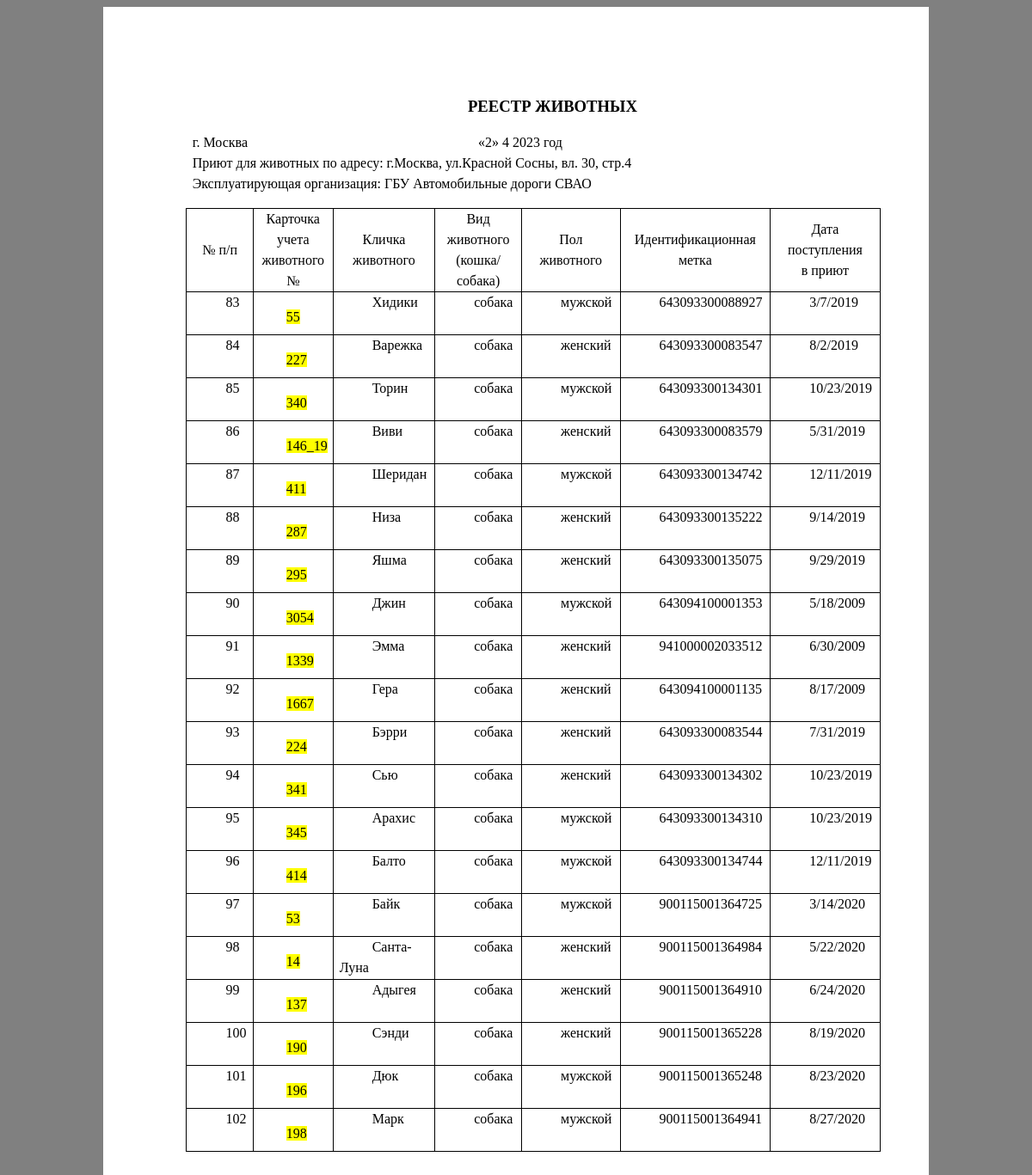
Page /pril4_for_krasnsosn.php on the committed database.
### pril4_for_krasnsosn.php (the view, shortened to what this page needs)
<html>
<?php
require_once('ConnectDB.php');
$sql = "SELECT * FROM `TABLE 1` WHERE `адрес приюта` LIKE '%Красной Сосны%' ";
$result = mysqli_query($connect, $sql);
?>
<head>
</head>
<body style="background-color:gray;">
	<div class="c24" style="width:800; height:1331; background-color:white;   margin: auto;">
		<p class="c22"><span class="c23">РЕЕСТР ЖИВОТНЫХ</span></p>
		<p class="c16" id="h.gjdgxs"><span class="c9"></span></p>
		<p class="c10"><span class="c3">г. Москва
		<?php
		$today = getdate();
		echo "«",$today['mday'],"»        ",$today['mon'],"       ",$today['year'],"  год";?></span></p>
		<p class="c10"><span class="c3"><?php
		echo	"Приют для животных по адресу: г.Москва, ул.Красной Сосны, вл. 30, стр.4" ?></span></p>
		<p class="c10"><span class="c3"><?php
		echo "Эксплуатирующая организация: ГБУ Автомобильные дороги СВАО" ?></span></p>
		<p class="c0"><span class="c3"></span></p><a id="t.43100d12c1eff6a5d3b3e8719d279bee0baf432d"></a><a id="t.0"></a>
		<table class="c5">
			<tbody>
				<tr class="c21">
					<td class="c15" colspan="1" rowspan="1">
						<p class="c14"><span class="c3">№ п/п</span></p>
					</td>
					<td class="c18" colspan="1" rowspan="1">
						<p class="c14"><span>Карточка учета животного №</span></p>
					</td>
					<td class="c20" colspan="1" rowspan="1">
						<p class="c14"><span class="c3">Кличка животного</span></p>
					</td>
					<td class="c17" colspan="1" rowspan="1">
						<p class="c14"><span class="c3">Вид животного (кошка/собака)</span></p>
					</td>
					<td class="c20" colspan="1" rowspan="1">
						<p class="c14"><span class="c3">Пол животного</span></p>
					</td>
					<td class="c19" colspan="1" rowspan="1">
						<p class="c14"><span class="c3">Идентификационная метка</span></p>
					</td>
					<td class="c20" colspan="1" rowspan="1">
						<p class="c14"><span class="c3">Дата поступления</span></p>
						<p class="c14"><span class="c3">в приют</span></p>
					</td>
				</tr>
				<?php while($row = mysqli_fetch_assoc($result)) {?>
				<tr class="c12">
					<td class="c13" colspan="1" rowspan="1">
						<p class="c0"><span class="c3"><?php echo $row['п/п']; ?></span></p>
					</td>
					<td class="c1" colspan="1" rowspan="1">
						<p class="c0"><span class="c3 c11"><?php echo $row['карточка учета животного №']; ?></span><p>
					</td>
					<td class="c8" colspan="1" rowspan="1">
						<p class="c0"><span class="c3"><?php echo $row['кличка']; ?></span></p>
					</td>
					<td class="c4" colspan="1" rowspan="1">
						<p class="c0"><span class="c3"></span><?php echo $row['вид']; ?></p>
					</td>
					<td class="c8" colspan="1" rowspan="1">
						<p class="c0"><span class="c3"></span><?php echo $row['пол']; ?></p>
					</td>
					<td class="c8" height = 50pt colspan="1" rowspan="1">
						<p class="c0"><span class="c3"></span><?php echo $row['идентификационная метка']; ?></p>
					</td>
					<td class="c8" colspan="1" rowspan="1">
						<p class="c0"><span class="c3"></span><?php echo $row['дата поступления в приют']; ?></p>
					</td>
				<?php } ?>
			</tbody>
		</table>
		<p class="c25"><span class="c9"></span></p>
	</div>
</body>
</html>

### rows in the picture
table 1: value "83", value "55", кличка "Хидики", вид "собака", пол "мужской", идентификационная метка "643093300088927", дата поступления в приют "3/7/2019"
table 1: value "84", value "227", кличка "Варежка", вид "собака", пол "женский", идентификационная метка "643093300083547", дата поступления в приют "8/2/2019"
table 1: value "85", value "340", кличка "Торин", вид "собака", пол "мужской", идентификационная метка "643093300134301", дата поступления в приют "10/23/2019"
table 1: value "86", value "146_19", кличка "Виви", вид "собака", пол "женский", идентификационная метка "643093300083579", дата поступления в приют "5/31/2019"
table 1: value "87", value "411", кличка "Шеридан", вид "собака", пол "мужской", идентификационная метка "643093300134742", дата поступления в приют "12/11/2019"
table 1: value "88", value "287", кличка "Низа", вид "собака", пол "женский", идентификационная метка "643093300135222", дата поступления в приют "9/14/2019"
table 1: value "89", value "295", кличка "Яшма", вид "собака", пол "женский", идентификационная метка "643093300135075", дата поступления в приют "9/29/2019"
table 1: value "90", value "3054", кличка "Джин", вид "собака", пол "мужской", идентификационная метка "643094100001353", дата поступления в приют "5/18/2009"
table 1: value "91", value "1339", кличка "Эмма", вид "собака", пол "женский", идентификационная метка "941000002033512", дата поступления в приют "6/30/2009"
table 1: value "92", value "1667", кличка "Гера", вид "собака", пол "женский", идентификационная метка "643094100001135", дата поступления в приют "8/17/2009"
table 1: value "93", value "224", кличка "Бэрри", вид "собака", пол "женский", идентификационная метка "643093300083544", дата поступления в приют "7/31/2019"
table 1: value "94", value "341", кличка "Сью", вид "собака", пол "женский", идентификационная метка "643093300134302", дата поступления в приют "10/23/2019"
table 1: value "95", value "345", кличка "Арахис", вид "собака", пол "мужской", идентификационная метка "643093300134310", дата поступления в приют "10/23/2019"
table 1: value "96", value "414", кличка "Балто", вид "собака", пол "мужской", идентификационная метка "643093300134744", дата поступления в приют "12/11/2019"
table 1: value "97", value "53", кличка "Байк", вид "собака", пол "мужской", идентификационная метка "900115001364725", дата поступления в приют "3/14/2020"
table 1: value "98", value "14", кличка "Санта-Луна", вид "собака", пол "женский", идентификационная метка "900115001364984", дата поступления в приют "5/22/2020"
table 1: value "99", value "137", кличка "Адыгея", вид "собака", пол "женский", идентификационная метка "900115001364910", дата поступления в приют "6/24/2020"
table 1: value "100", value "190", кличка "Сэнди", вид "собака", пол "женский", идентификационная метка "900115001365228", дата поступления в приют "8/19/2020"
table 1: value "101", value "196", кличка "Дюк", вид "собака", пол "мужской", идентификационная метка "900115001365248", дата поступления в приют "8/23/2020"
table 1: value "102", value "198", кличка "Марк", вид "собака", пол "мужской", идентификационная метка "900115001364941", дата поступления в приют "8/27/2020"

### other values in the picture
$today['mday'] "2"
$today['mon'] "4"
$today['year'] "2023"
